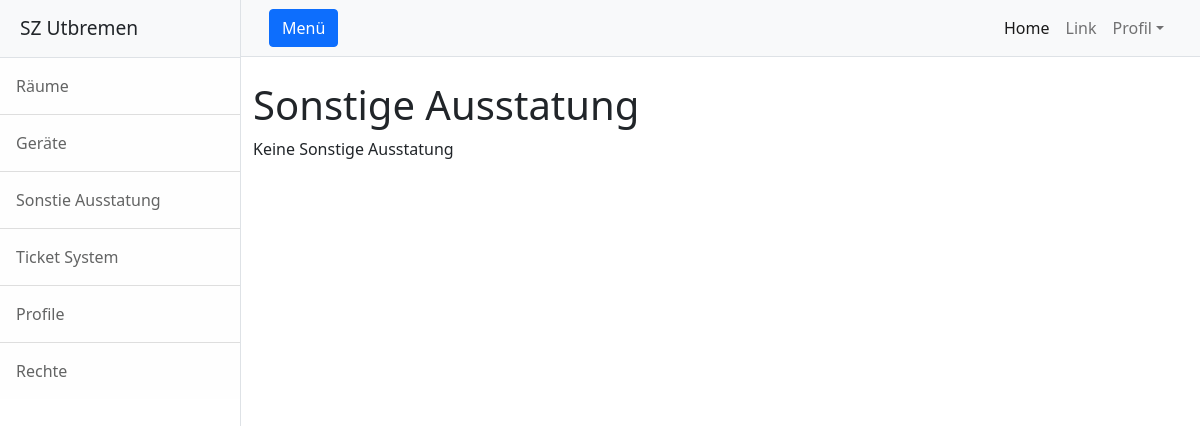
The app's page /OtherEquipment/, older data.
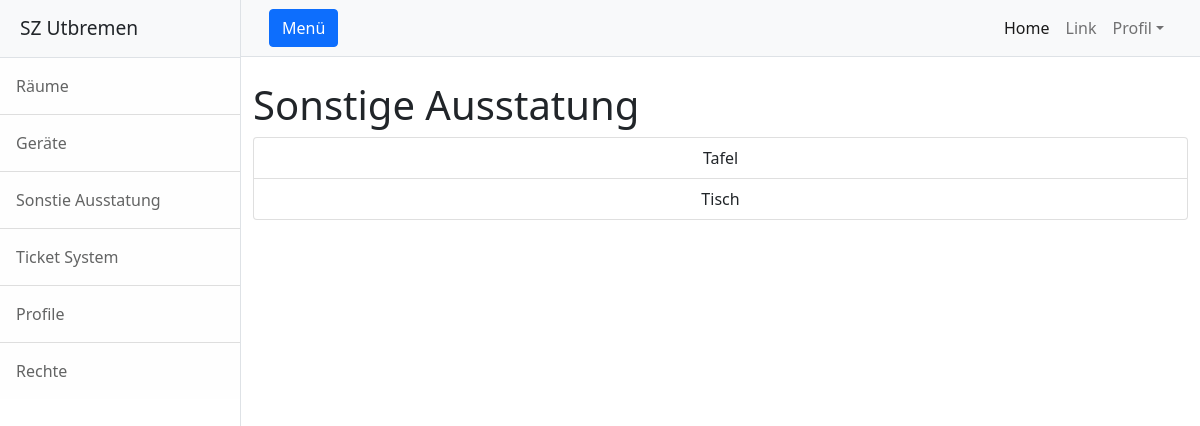
The same page, newer data.
### inventory_management/models.py (models this page shows, shortened)
class OtherEquipment(models.Model):
    class Meta:
        verbose_name = "Sonstige Ausstatung"
        verbose_name_plural = "Sonstige Ausstatungen"
    equipmentName = models.CharField(max_length=10, blank=False, default="Tafel", verbose_name="Sonstige Ausstatung")
    room = models.ForeignKey(Room, default=None, on_delete=models.SET_NULL, null=True, verbose_name="Raumname")

### inventory_management/views.py (the view)
# urls.py: path('OtherEquipment/', OtherEquipmentListView.as_view(), name="otherequipment"),
class OtherEquipmentListView(ListView):
    model = OtherEquipment

### inventory_management/templates/inventory_management/otherequipment_list.html
{% extends 'inventory_management/base.html' %}
{% load static %}
{% block Extra_CSS %}
    {% static 'inventory_management/list_style.css' %}
{% endblock Extra_CSS %}
{% block content %}
    <h1>Sonstige Ausstatung</h1>
    <div class="list-group">
    {% if otherequipment_list %}
        {% for otherequipment in otherequipment_list %}
                <a href="#" class="list-group-item list-group-item-action">
                    <div class="ListColumnOtherEquipment">{{ otherequipment.equipmentName}}</div>
                </a>
        {% endfor %}
    {% else %}
        <p>Keine Sonstige Ausstatung</p>
    {% endif %}
    </div>
{% endblock content %}

### inventory_management/templates/inventory_management/base.html (shortened to what this page needs)
{% load static %}
<!DOCTYPE html>
<html lang="en">
    <head>
        <link rel="stylesheet" href="https://cdn.jsdelivr.net/npm/bootstrap@4.4.1/dist/css/bootstrap.min.css">
        <link rel="stylesheet" href="{% block Extra_CSS %} {% endblock %}">
        <link href="{% static 'inventory_management/styles.css' %}" rel="stylesheet" />
    </head>
    <body>
        <div class="d-flex" id="wrapper">
            <div class="border-end bg-white" id="sidebar-wrapper">
                <div class="sidebar-heading border-bottom bg-light">SZ Utbremen</div>
                <div class="list-group list-group-flush">
                    <a class="list-group-item list-group-item-action list-group-item-light p-3" href="/roomview">Räume</a>
                    <a class="list-group-item list-group-item-action list-group-item-light p-3" href="/deviceview">Geräte</a>
                    <a class="list-group-item list-group-item-action list-group-item-light p-3" href="/OtherEquipment/">Sonstie Ausstatung</a>
                    <a class="list-group-item list-group-item-action list-group-item-light p-3" href="#!">Ticket System</a>
                    <a class="list-group-item list-group-item-action list-group-item-light p-3" href="user/{{ request.user.id }}">Profile</a>
                    <a class="list-group-item list-group-item-action list-group-item-light p-3" href="#!">Rechte</a>
                </div>
            </div>
            <div id="page-content-wrapper">
                <nav class="navbar navbar-expand-lg navbar-light bg-light border-bottom">
                    <div class="container-fluid">
                        <button class="btn btn-primary" id="sidebarToggle">Menü</button>
                        <div class="collapse navbar-collapse" id="navbarSupportedContent">
                            <ul class="navbar-nav ms-auto mt-2 mt-lg-0">
                                <li class="nav-item active"><a class="nav-link" href="http://127.0.0.1:8000">Home</a></li>
                                <li class="nav-item"><a class="nav-link" href="#!">Link</a></li>
                                <li class="nav-item dropdown">
                                    <a class="nav-link dropdown-toggle" id="navbarDropdown" href="profil/" role="button" data-bs-toggle="dropdown" aria-haspopup="true" aria-expanded="false">Profil</a>
                                </li>
                            </ul>
                        </div>
                    </div>
                </nav>
                <div class="container-fluid">
                    <br>
                    {% block content %}{% endblock content %}
                </div>
            </div>
        </div>
    </body>
</html>

### inventory_management/static/inventory_management/list_style.css (style rules this page uses)
.ListColumnOtherEquipment { float: left; margin: 0px; width: 100%; text-align: center; }

Row changes from the older to the newer data that the page shows:
added OtherEquipment: equipmentName "Tafel"
added OtherEquipment: equipmentName "Tisch"
Text that changed along with them:
text no longer shown: "Keine Sonstige Ausstatung"
